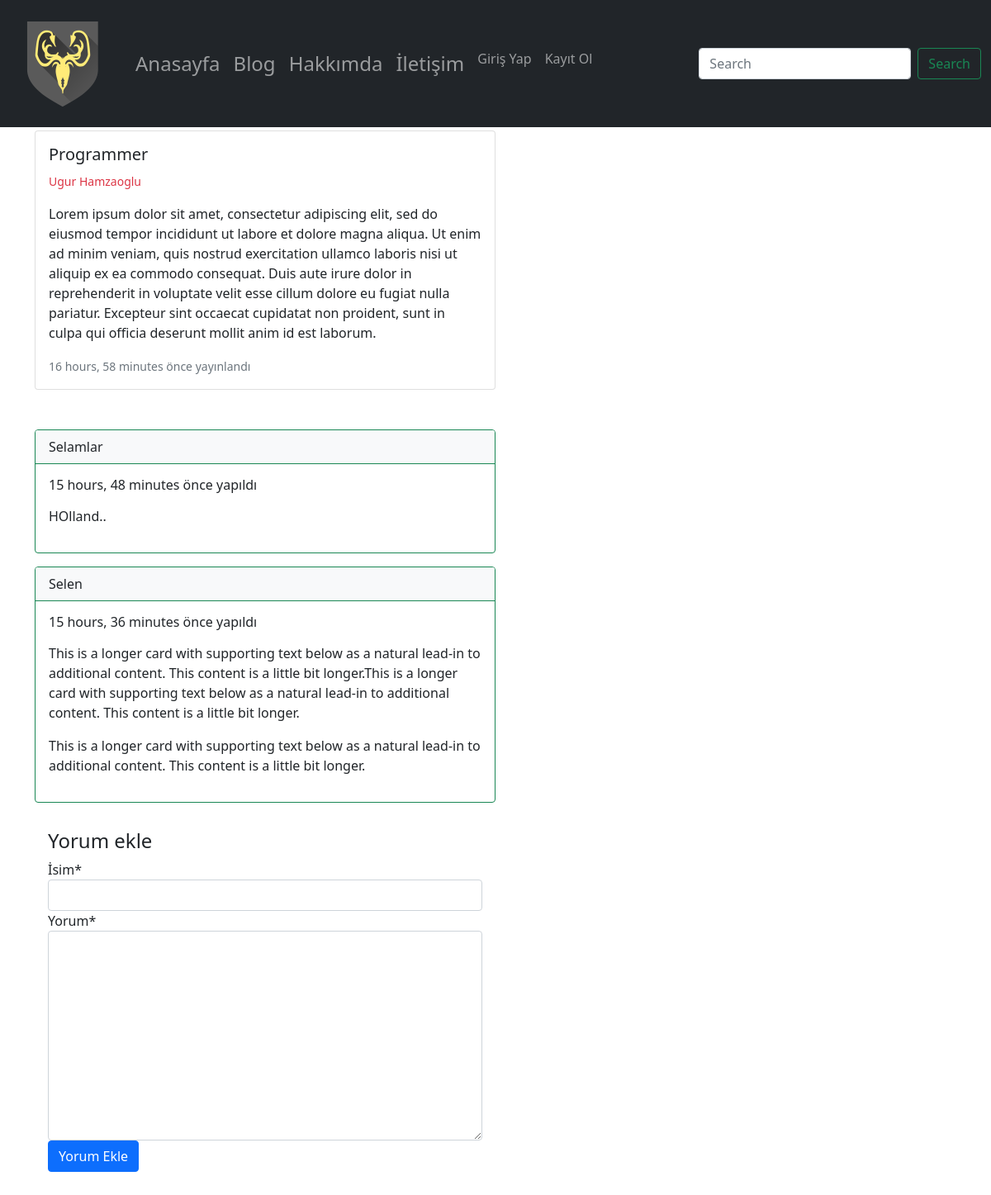
/post/programmer/, run on the app's committed database.
### post/models.py (models this page shows, shortened)
class Post(models.Model):
        user = models.ForeignKey("auth.User", verbose_name='Yazar',on_delete=models.CASCADE,related_name='posts')
        title = models.CharField(max_length = 120, verbose_name = "Baslık")
        content = RichTextField(verbose_name="İçerik")
        publishing_date = models.DateTimeField(verbose_name="Oluşturulma Tarihi", auto_now_add= True)
        image = models.ImageField(blank = True, null= True)
        slug = models.SlugField(max_length = 130,unique =True, editable=False)
        class Meta:
                ordering=['-publishing_date','id']

class Comment(models.Model):
                post = models.ForeignKey('post.Post', related_name='comments', on_delete=models.CASCADE)
                name= models.CharField(max_length=200, verbose_name='İsim')
                content= models.TextField(verbose_name='Yorum')
                created_date = models.DateTimeField(auto_now_add=True)

### post/views.py (the view)
# urls.py: path('<slug:slug>/', post_detail, name='post_detail'),
def post_detail(request,slug):
    post = get_object_or_404(Post, slug=slug)
    form = CommentForm(request.POST or None)
    if form.is_valid():
        comment = form.save(commit=False)
        comment.post = post
        comment.save()
        return HttpResponseRedirect(post.get_absolute_url()) #Postun ilgili detay sayfası : post.get_absolute_url()
    context = {
        'post':post,
        'form':form,
    }
    return render(request, "post/detail.html", context=context)

### post/forms.py
class CommentForm(forms.ModelForm):
    class Meta:
           model = Comment
           fields = [
               'name',
               'content',
           ]

### templates/post/detail.html (shortened to what this page needs)
{% extends 'base.html' %}
{% block body %}
    <div class="container">
             <div class="row row-cols-2 g-0 mb-3">
              <div class="col">
                <div class="card">
                  <div class="card-body">
                    <h5 class="card-title">{{ post.title }}</h5>
                    <small class="text-danger">{{ post.user.get_full_name }}</small>
                    <p class="card-text">{{ post.content | safe |  linebreaks }}</p>
                      <small class="text-muted">{{ post.publishing_date | timesince}} önce yayınlandı</small>
                  </div>
                </div>
                  <br><br>
              {% for comment in post.comments.all %}
            <div class="card border-success mb-3">
                  <div class="card-header bg-light border-success">{{ comment.name }} </div>
                  <div class="card-body">
                    <h6 class="card-title">{{ comment.created_date|timesince }} önce yapıldı</h6>
                    <p class="text-dark">{{ comment.content|linebreaks }}</p>
                  </div>
            </div>
  {% endfor  %}
                  <div class="card-body">
                        <h4>Yorum ekle</h4>
                {% include 'post/comment.html' %}
                  </div>
          </div>
         </div>
    </div>
{% endblock %}

### data on the page
Post: title "Programmer", user.get_full_name "Ugur Hamzaoglu", content "Lorem ipsum dolor sit amet, consectetur adipiscing elit, sed do eiusmod tempor incididunt ut labore et dolore magna aliqua. Ut enim ad minim veniam, quis nostrud exercitation ullamco laboris nisi ut aliquip ex ea commodo consequat. Duis aute irure dolor in reprehenderit in voluptate velit esse cillum dolore eu fugiat nulla pariatur. Excepteur sint occaecat cupidatat non proident, sunt in culpa qui officia deserunt mollit anim id est laborum.", publishing_date "16 hours, 58 minutes"
Comment: name "Selamlar", created_date "15 hours, 48 minutes", content "HOlland.."
Comment: name "Selen", created_date "15 hours, 36 minutes", content "This is a longer card with supporting text below as a natural lead-in to additional content. This content is a little bit longer.This is a longer card with supporting text below as a natural lead-in to additional content. This content is a little bit longer. This is a longer card with supporting text below as a natural lead-in to additional content. This content is a little bit longer."
